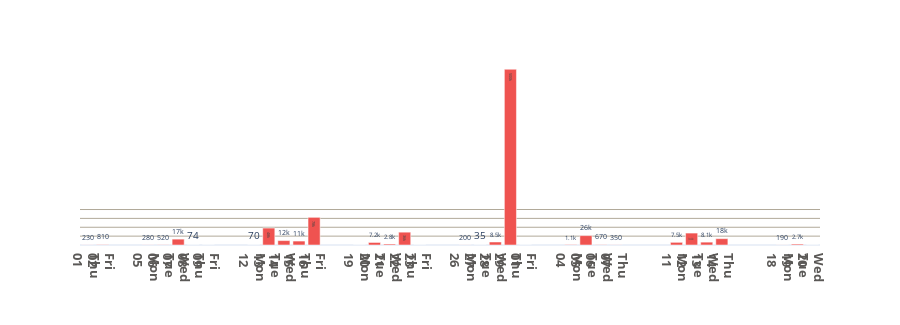

The code cell stored with this chart in its notebook:
### Code cell
### bar graph should populate if all is well

l1.completed_date = pd.to_datetime(l1.completed_date)
l1['usd'] = l1['sub_total']*.75

l1_bar_df = l1.groupby('completed_date')['usd'].sum().reset_index().set_index('completed_date')
l1_bar_df =round(l1_bar_df[l1_bar_df.index>'2024-01-31']).sort_index()

level_1_bar = px.bar(l1_bar_df,
                     y='usd',
                     template='plotly_white',
                     labels={'usd':'',
                             'completed_date':''},
                     height=325,
                     text_auto=",.2s")

level_1_bar.update_traces(hovertemplate = '$%{y:.2s}'+'<br>%{x:%Y-%m-%d}<br>')
level_1_bar.update_traces(marker_color='rgb(239, 83, 80)')
level_1_bar.update_coloraxes(showscale=False)
level_1_bar.update_yaxes(showticklabels=False,showgrid=True,tickprefix='$',gridcolor="#B1A999",tickvals=[0,25000,50000,75000,100000],tickfont=dict(color='#5A5856', size=14))
level_1_bar.update_xaxes(showgrid=False,gridcolor='gray',tickfont=dict(color='#5A5856', size=13),title_font=dict(color='#5A5856',size=15))
level_1_bar.update_xaxes(tickmode='array',tickvals = l1_bar_df.index, ticktext=l1_bar_df.index.strftime('<b>%a<br>%d</b>'))
level_1_bar.update_layout(hoverlabel=dict(font_size=18,font_family="Rockwell"))

### Figure 1 — Plotly figure (JSON) as saved in the notebook; plotly's stock layout.template omitted (floating-point values rounded to 4 significant figures)
{"data": [{"alignmentgroup": "True", "hovertemplate": "$%{y:.2s}<br>%{x:%Y-%m-%d}<br>", "legendgroup": "", "marker": {"color": "rgb(239, 83, 80)", "pattern": {"shape": ""}}, "name": "", "offsetgroup": "", "orientation": "v", "showlegend": false, "textposition": "auto", "texttemplate": "%{y:,.2s}", "type": "bar", "x": ["2024-02-01T00:00:00", "2024-02-02T00:00:00", "2024-02-05T00:00:00", "2024-02-06T00:00:00", "2024-02-07T00:00:00", "2024-02-08T00:00:00", "2024-02-09T00:00:00", "2024-02-12T00:00:00", "2024-02-13T00:00:00", "2024-02-14T00:00:00", "2024-02-15T00:00:00", "2024-02-16T00:00:00", "2024-02-19T00:00:00", "2024-02-20T00:00:00", "2024-02-21T00:00:00", "2024-02-22T00:00:00", "2024-02-23T00:00:00", "2024-02-26T00:00:00", "2024-02-27T00:00:00", "2024-02-28T00:00:00", "2024-02-29T00:00:00", "2024-03-01T00:00:00", "2024-03-04T00:00:00", "2024-03-05T00:00:00", "2024-03-06T00:00:00", "2024-03-07T00:00:00", "2024-03-11T00:00:00", "2024-03-12T00:00:00", "2024-03-13T00:00:00", "2024-03-14T00:00:00", "2024-03-18T00:00:00", "2024-03-19T00:00:00", "2024-03-20T00:00:00"], "xaxis": "x", "y": [231, 806, 282, 516, 16560, 74, 0, 70, 47765, 12466, 11100, 77930, 0, 7170, 2761, 36172, 0, 201, 35, 8510, 495423, 0, 1085, 26465, 665, 350, 7501, 33635, 8062, 17869, 186, 2661, 0], "yaxis": "y"}], "layout": {"barmode": "relative", "coloraxis": {"showscale": false}, "height": 325, "hoverlabel": {"font": {"family": "Rockwell", "size": 18}}, "legend": {"tracegroupgap": 0}, "margin": {"t": 60}, "xaxis": {"anchor": "y", "domain": [0, 1], "gridcolor": "gray", "showgrid": false, "tickfont": {"color": "#5A5856", "size": 13}, "tickmode": "array", "ticktext": ["<b>Thu<br>01</b>", "<b>Fri<br>02</b>", "<b>Mon<br>05</b>", "<b>Tue<br>06</b>", "<b>Wed<br>07</b>", "<b>Thu<br>08</b>", "<b>Fri<br>09</b>", "<b>Mon<br>12</b>", "<b>Tue<br>13</b>", "<b>Wed<br>14</b>", "<b>Thu<br>15</b>", "<b>Fri<br>16</b>", "<b>Mon<br>19</b>", "<b>Tue<br>20</b>", "<b>Wed<br>21</b>", "<b>Thu<br>22</b>", "<b>Fri<br>23</b>", "<b>Mon<br>26</b>", "<b>Tue<br>27</b>", "<b>Wed<br>28</b>", "<b>Thu<br>29</b>", "<b>Fri<br>01</b>", "<b>Mon<br>04</b>", "<b>Tue<br>05</b>", "<b>Wed<br>06</b>", "<b>Thu<br>07</b>", "<b>Mon<br>11</b>", "<b>Tue<br>12</b>", "<b>Wed<br>13</b>", "<b>Thu<br>14</b>", "<b>Mon<br>18</b>", "<b>Tue<br>19</b>", "<b>Wed<br>20</b>"], "tickvals": ["2024-02-01T00:00:00", "2024-02-02T00:00:00", "2024-02-05T00:00:00", "2024-02-06T00:00:00", "2024-02-07T00:00:00", "2024-02-08T00:00:00", "2024-02-09T00:00:00", "2024-02-12T00:00:00", "2024-02-13T00:00:00", "2024-02-14T00:00:00", "2024-02-15T00:00:00", "2024-02-16T00:00:00", "2024-02-19T00:00:00", "2024-02-20T00:00:00", "2024-02-21T00:00:00", "2024-02-22T00:00:00", "2024-02-23T00:00:00", "2024-02-26T00:00:00", "2024-02-27T00:00:00", "2024-02-28T00:00:00", "2024-02-29T00:00:00", "2024-03-01T00:00:00", "2024-03-04T00:00:00", "2024-03-05T00:00:00", "2024-03-06T00:00:00", "2024-03-07T00:00:00", "2024-03-11T00:00:00", "2024-03-12T00:00:00", "2024-03-13T00:00:00", "2024-03-14T00:00:00", "2024-03-18T00:00:00", "2024-03-19T00:00:00", "2024-03-20T00:00:00"], "title": {"font": {"color": "#5A5856", "size": 15}, "text": ""}}, "yaxis": {"anchor": "x", "domain": [0, 1], "gridcolor": "#B1A999", "showgrid": true, "showticklabels": false, "tickfont": {"color": "#5A5856", "size": 14}, "tickprefix": "$", "tickvals": [0, 25000, 50000, 75000, 100000], "title": {"text": ""}}}}
